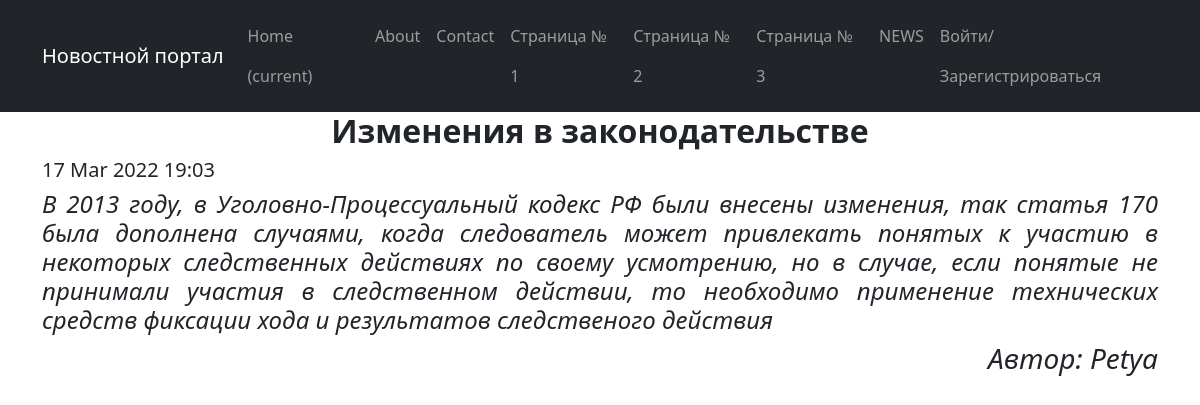
/news/3/, run on the app's committed database.
### news/models.py (models this page shows, shortened)
class Post(models.Model):
    author = models.ForeignKey(Author, on_delete=models.CASCADE)
    NEWS = 'NW'
    ARTICLE = 'AR'
    CATEGORY_CHOICES = (
        (NEWS, 'Новость'),
        (ARTICLE, 'Статья'),
    )
    categoryType = models.CharField(max_length=2, choices=CATEGORY_CHOICES, default=ARTICLE)
    dateCreation = models.DateTimeField(auto_now_add=True)
    postCategory = models.ManyToManyField(Category, through='PostCategory')
    title = models.CharField(max_length=128)
    text = models.TextField()
    rating = models.SmallIntegerField(default=0)

class Author(models.Model):
    authorUser = models.OneToOneField(User, on_delete=models.CASCADE)
    ratingAuthor = models.SmallIntegerField(default=0)

### news/views.py (the view)
# urls.py: path('<int:pk>/', PostDetailView.as_view(), name='news_detail'),
class PostDetailView(DetailView):
    template_name = 'news/news_detail.html'
    queryset = Post.objects.all()

### templates/news/news_detail.html (shortened to what this page needs)
{% extends 'flatpages/default.html' %}
{% block content %}
<head>
</head>
    <div>
        <h2><strong>{{ post.title }}</strong></h2>
        <div align="left"><h5>{{ post.dateCreation|date:'d M Y H:m' }}</h5></div>
        <div align="justify"><h4><i>{{ post.text }}</i></h4></div>
        <div align="right"><h3><i>Автор: {{ post.author.authorUser.username }}</i></h3></div>
    </div>
{% endblock content %}

### templates/news/news_detail.html (style rules this page uses)
div { line-height: 2.5 }

### data on the page
Post: title "Изменения в законодательстве", dateCreation "17 Mar 2022 19:03", text "В 2013 году, в Уголовно-Процессуальный кодекс РФ были внесены изменения, так статья 170 была дополнена случаями, когда следователь может привлекать понятых к участию в некоторых следственных действиях по своему усмотрению, но в случае, если понятые не принимали участия в следственном действии, то необходимо применение технических средств фиксации хода и результатов следственого действия", author.authorUser.username "Petya"
